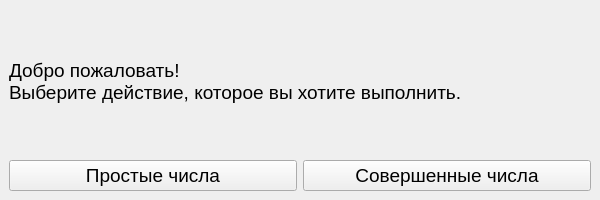
<?xml version="1.0" encoding="UTF-8"?>
<ui version="4.0">
 <class>MainWindow</class>
 <widget class="QMainWindow" name="MainWindow">
  <property name="geometry">
   <rect>
    <x>0</x>
    <y>0</y>
    <width>600</width>
    <height>200</height>
   </rect>
  </property>
  <property name="sizePolicy">
   <sizepolicy hsizetype="Fixed" vsizetype="Fixed">
    <horstretch>0</horstretch>
    <verstretch>0</verstretch>
   </sizepolicy>
  </property>
  <property name="minimumSize">
   <size>
    <width>600</width>
    <height>200</height>
   </size>
  </property>
  <property name="maximumSize">
   <size>
    <width>600</width>
    <height>200</height>
   </size>
  </property>
  <property name="font">
   <font>
    <pointsize>14</pointsize>
   </font>
  </property>
  <property name="windowTitle">
   <string>Выбор действия</string>
  </property>
  <widget class="QWidget" name="centralwidget">
   <layout class="QGridLayout" name="gridLayout">
    <item row="0" column="0" colspan="2">
     <widget class="QLabel" name="label">
      <property name="text">
       <string>Добро пожаловать!
Выберите действие, которое вы хотите выполнить.</string>
      </property>
     </widget>
    </item>
    <item row="1" column="0">
     <widget class="QPushButton" name="buttonPrime">
      <property name="text">
       <string>Простые числа</string>
      </property>
     </widget>
    </item>
    <item row="1" column="1">
     <widget class="QPushButton" name="buttonPerfect">
      <property name="text">
       <string>Совершенные числа</string>
      </property>
     </widget>
    </item>
   </layout>
  </widget>
 </widget>
 <resources/>
 <connections/>
</ui>
